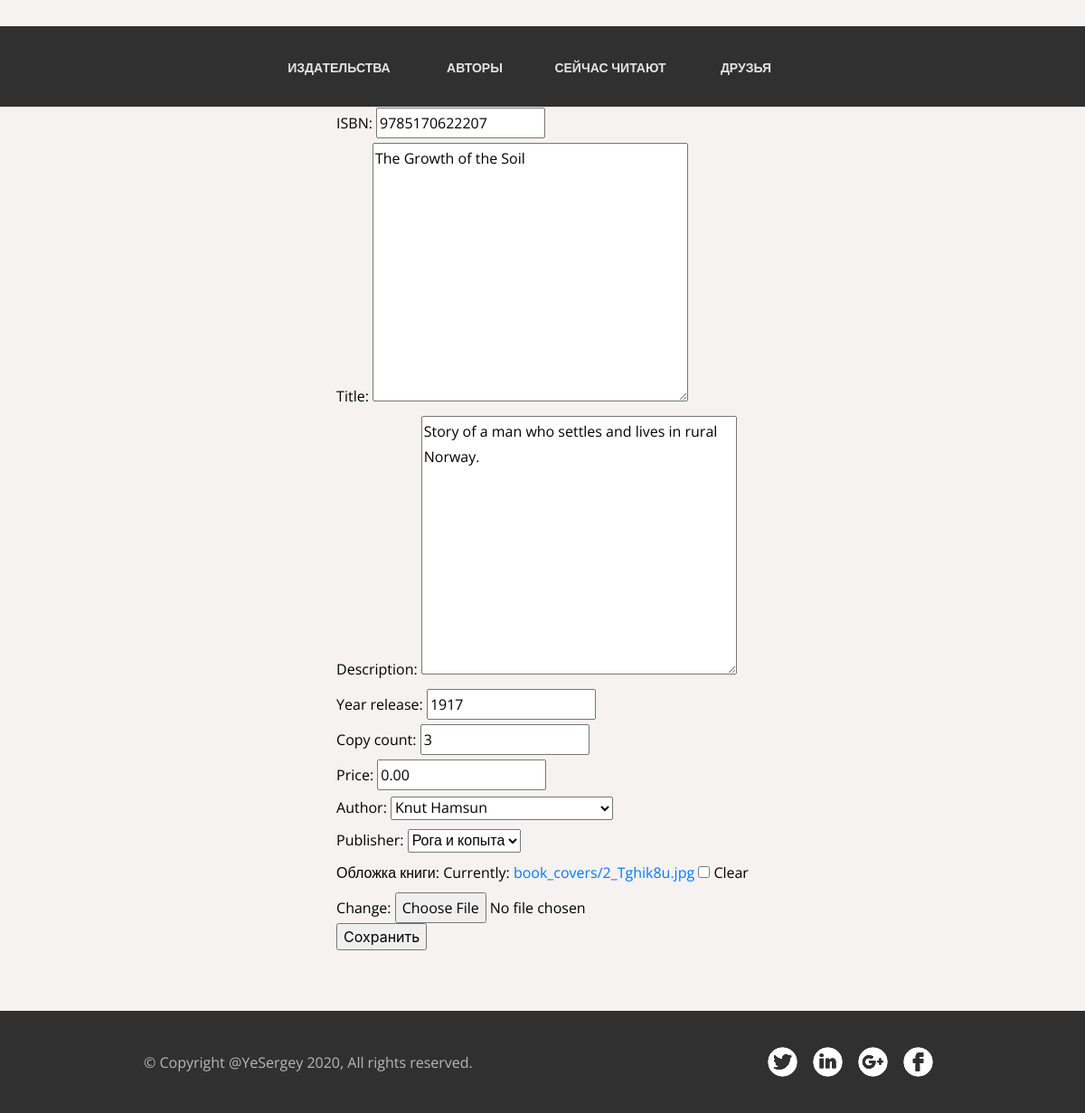
Page /index/1/ on the committed database.
### p_library/models.py (models this page shows, shortened)
class Book(models.Model):
    ISBN = models.CharField(max_length=13)
    title = models.TextField()
    description = models.TextField()
    year_release = models.SmallIntegerField()
    copy_count = models.SmallIntegerField(default=1)
    price = models.DecimalField(max_digits=12, decimal_places=2, default=0)
    author = models.ForeignKey(Author, on_delete=models.CASCADE, null=True, related_name='books')
    publisher = models.ForeignKey(Publisher, on_delete=models.SET_NULL, null=True)
    readers = models.ManyToManyField('p_library.Friend',
                                     through='Reading', verbose_name='Читатели', related_name='readers')
    cover = models.ImageField(upload_to='book_covers', blank=True, verbose_name='Обложка книги')

### p_library/views.py (the view)
# urls.py: path('index/<int:pk>/', BookUpdate.as_view(), name='book_edit'),
class BookUpdate(UpdateView):
    model = Book
    fields = ['ISBN', 'title', 'description', 'year_release', 'copy_count', 'price', 'author', 'publisher', 'cover',]
    success_url = reverse_lazy('p_library:index')
    template_name = 'book_edit.html'

### p_library/models.py (called while the page is built)
    def __str__(self):
        return self.full_name

    def __str__(self):
        return self.name

### templates/book_edit.html (shortened to what this page needs)
{% extends 'base.html' %}
{% block content %}
    <form method="post" enctype="multipart/form-data">
        {{ form.as_p }}
        <input type="submit" value="Сохранить">
    </form>
{% endblock %}

### static/css/style.css (style rules this page uses)
body { margin: 0 0; padding: 0; background-color: #f6f2f2; display: flex; flex-direction: column; justify-content: flex-start; }
p { font-family: "Open Sans", sans-serif; font-style: normal; font-weight: normal; font-size: 15.9953px; line-height: 28px; margin: 0; color: #000000; }

### rows in the picture
Book: ISBN "9785170622207", title "The Growth of the Soil", description "Story of a man who settles and lives in rural Norway.", year_release "1917", copy_count "3", price "0.00", author "Knut Hamsun", publisher "Рога и копыта"
